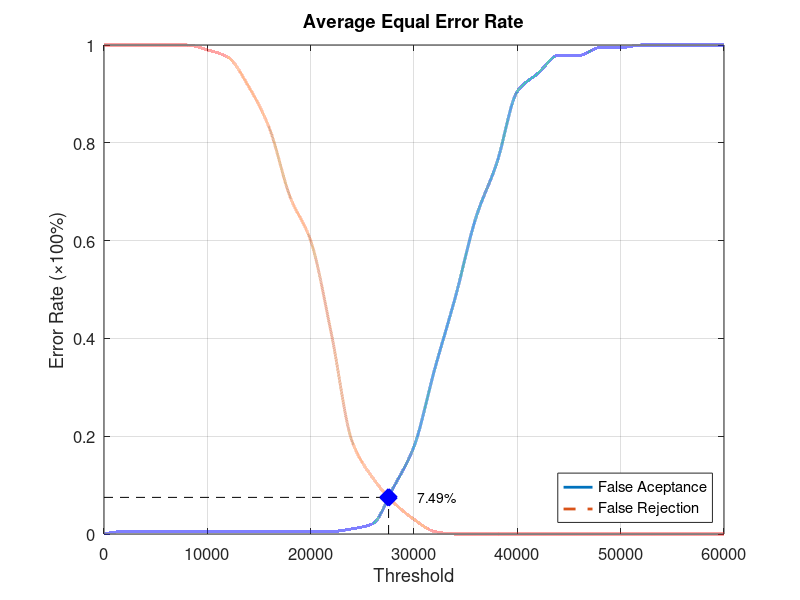
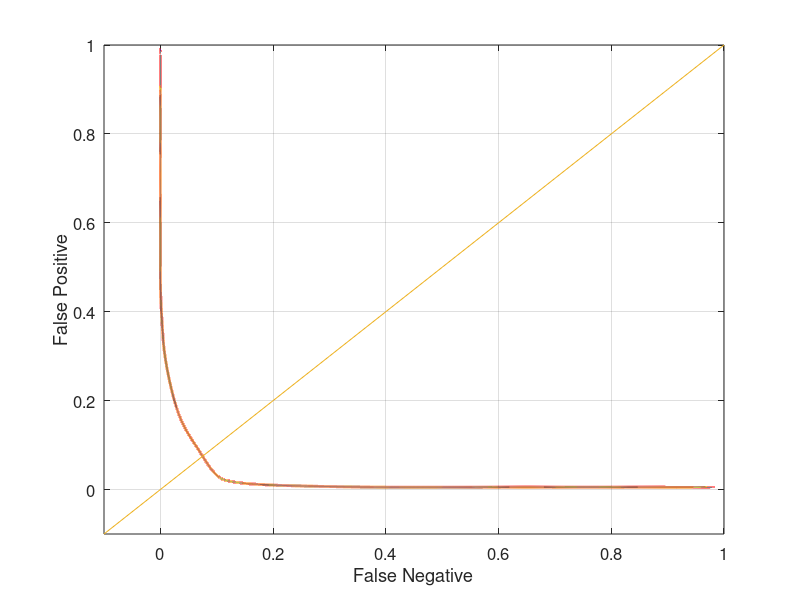

Source code (MATLAB) for these figures, in order:
function yEER = Database5_2
close all;
clear;
clc;
x = 0:2000:60000;
xq = 0:0.5:60000;

y0 = [0 0.00526316 0.00526316 0.00526316 0.00526316 0.00526316 0.00526316 0.00526316 0.00526316 0.00526316 0.00526316 0.00526316 0.0105263 0.0210526 0.0947368 0.178947 0.336842 0.484211 0.647368 0.757895 0.905263 0.942105 0.978947 0.978947 0.994737 0.994737 1 1 1 1 1];
yy0 = interp1(x, y0, xq, 'pchip');
y1 = [1 1 1 1 1 0.99 0.975 0.915 0.83 0.69 0.6 0.41 0.19 0.115 0.065 0.03 0.005 0 0 0 0 0 0 0 0 0 0 0 0 0 0];
yy1 = interp1(x, y1, xq, 'pchip');

% Calculating EER: 
y2 = abs(y0 - y1);
find(y2 == min(y2))
yy2 = abs(yy0 - yy1);
xEER = find(yy2 == min(yy2));
xEERIndex = xq(xEER) % X-axis EER
yEER = yy0(xEER) % Y-axis EER

main = figure
plot(xq, yy0,'-','LineWidth', 2);	hold on
plot(xq, yy1,'--','LineWidth', 2);	hold on
plot([xEERIndex xEERIndex], [0 yEER], 'k--');	hold on
plot([0 xEERIndex], [yEER yEER], 'k--');	hold on
plot(xEERIndex, yEER, 'bx', 'LineWidth', 10);	hold on
text(xEERIndex + 10 * xEERIndex / 100, yEER, [num2str(round((10000 * yEER)) / 100) '%'])
legend('False Aceptance', 'False Rejection', 'Location', 'SouthEast')
xlabel('Threshold')
ylabel('Error Rate (\times100%)')
title('Average Equal Error Rate')
set(gca, 'FontSize', 12)
axis([0 60000 0 1])
grid on

print(main, 'Database5_2Main', '-dpng');
FNRxFPR = figure('Color', [1 1 1]);
plot(yy1, yy0, '-', yy1, yy0, 'LineWidth', 2);
hold on
y = -0.1:0.1:1
plot(y, y); 
set(gca, 'FontSize', 12)
xlabel('False Negative')
ylabel('False Positive')
axis([-0.1 1 -0.1 1])
set(gca, 'FontSize', 12)
grid on

print(FNRxFPR, 'Database5_2FNRxFPR','-dpng');
end
